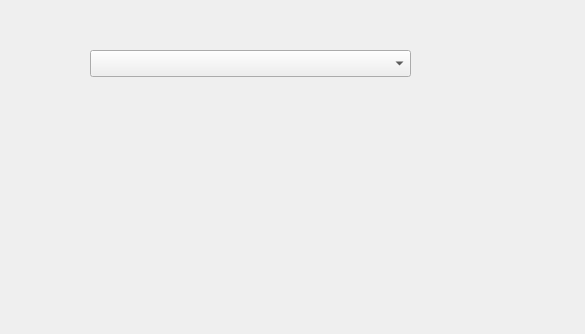
<?xml version="1.0" encoding="UTF-8"?>
<ui version="4.0">
 <class>FormChoice</class>
 <widget class="QWidget" name="FormChoice">
  <property name="geometry">
   <rect>
    <x>0</x>
    <y>0</y>
    <width>585</width>
    <height>334</height>
   </rect>
  </property>
  <property name="windowTitle">
   <string>Form</string>
  </property>
  <widget class="QComboBox" name="comboBox">
   <property name="geometry">
    <rect>
     <x>90</x>
     <y>50</y>
     <width>321</width>
     <height>27</height>
    </rect>
   </property>
  </widget>
 </widget>
 <resources/>
 <connections/>
</ui>
